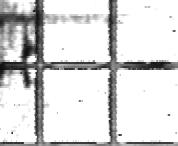
%> input picture DeepLearningWithLabVIEW/晨光项目/测试-去除网格/pspnet-网格去除demo/提高去除网格精度/test.jpg, 178 x 146 px, given in place of test.bmp, which was not available
$ octave LineDetection.m   (GNU Octave 9; MATLAB toolbox functions it lacks are replaced by stand-ins)
%> lines starting %> are read from the running program, lines starting %| are printed output that depends on the picture; in (x1, y1, x2, y2) boxes, pixels count from 0 and x2, y2 are one past the last pixel; in counts of white or black regions, pixels touching at a corner belong together; the program's own positions count from 1; pictures that were not available may be replaced by others from this repository, and a replacement may not be noted
% 线检测模板
% https://www.docin.com/p-1527386962.html
close all;
clear all;
clc;

%%
%线检测测试图像（Detection of Line）
I=im2double(imread('test.bmp'));
%> I: size 146x178x3 double; min 0.0314, max 1, mean 0.847
I = rgb2gray(I);
%> I: size 146x178 double
[M,N]=size(I);
%> M = 146; N = 178

% [13 lines of commented-out code are left out]
L_Horizontal=[-1 -1 -1;2 2 2;-1 -1 -1];
L_45=[2 -1 -1;-1 2 -1;-1 -1 2;];
L_Vertical=[-1 2 -1;-1 2 -1;-1 2 -1];
L_135=[-1 -1 2;-1 2 -1 ;2 -1 -1];
%上述方向算子的大小
n=3;
g_Horizontal=zeros(M,N);
g_45=zeros(M,N);
g_Vertical=zeros(M,N);
g_135=zeros(M,N);
n_l=floor(n/2);
%对原图进行扩展，方便处理边界
I_pad=padarray(I, [n_l,n_l],'symmetric');
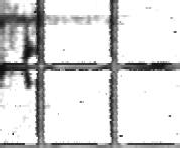
%> I_pad: size 148x180 double; min 0.0314, max 1, mean 0.846

% 根据需要自行调整的阈值
T=0.5;
for i=1:M
    for j=1:N
        %获得图像子块区域
        Block=I_pad(i:i+2*n_l,j:j+2*n_l);
        %用拉氏内核对子区域卷积
        g_Horizontal(i,j)=sum(sum(-L_Horizontal.*Block));
        g_Vertical(i,j)=sum(sum(-L_Vertical.*Block));
    end
end
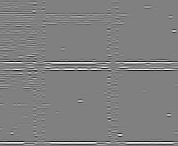
%> g_Horizontal: size 146x178 double; min -2.6, max 2.56, mean 1.5e-17; drawn with min black and max white
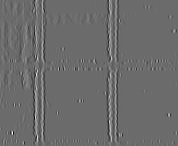
%> g_Vertical: size 146x178 double; min -1.76, max 2.4, mean 3.4e-19; drawn with min black and max white
% figure,imshow(g_Horizontal);
% figure,imshow(g_Vertical);

% 水平和垂直叠加
g_mix = g_Horizontal | g_Vertical;
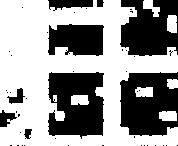
%> g_mix: size 146x178 logical; 59.1% white; 47 black regions (38 under 20 px), largest, box (x1, y1, x2, y2) and area: (48, 72, 104, 139) 2949, (120, 72, 178, 136) 2913, (120, 0, 178, 56) 2480
figure,imshow(g_mix);

$ run again, with DeepLearningWithLabVIEW/晨光项目/测试-去除网格/pspnet-网格去除demo/提高去除网格精度/a33621a744d5175ae2f82d81a2ba08a.jpg copied over DeepLearningWithLabVIEW/晨光项目/测试-去除网格/pspnet-网格去除demo/提高去除网格精度/test.jpg
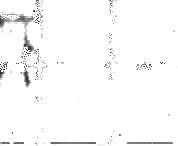
%> input picture DeepLearningWithLabVIEW/晨光项目/测试-去除网格/pspnet-网格去除demo/提高去除网格精度/a33621a744d5175ae2f82d81a2ba08a.jpg, 178 x 146 px, given in place of test.bmp, which was not available
%> after the loop `for i=1:M`:
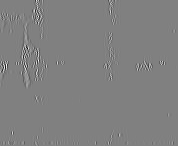
%> g_Vertical: size 146x178 double; min -3.3, max 3.25, mean 3.2e-19; drawn with min black and max white
%> `g_mix = g_Horizontal | g_Vertical;`:
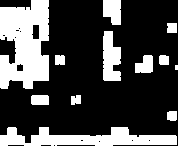
%> g_mix: size 146x178 logical; 28.5% white; 12 white regions (1 under 20 px), largest, box (x1, y1, x2, y2) and area: (0, 0, 49, 89) 3361, (0, 127, 177, 146) 2050, (103, 31, 121, 81) 707
